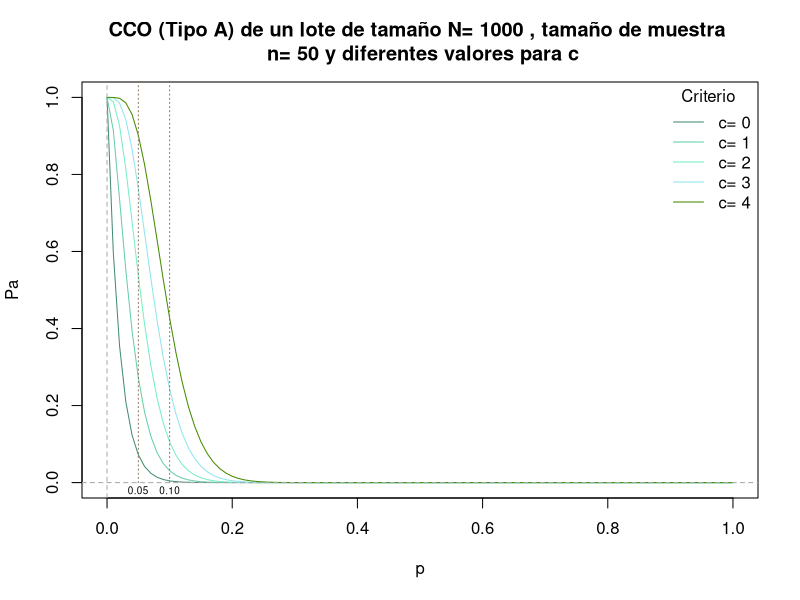
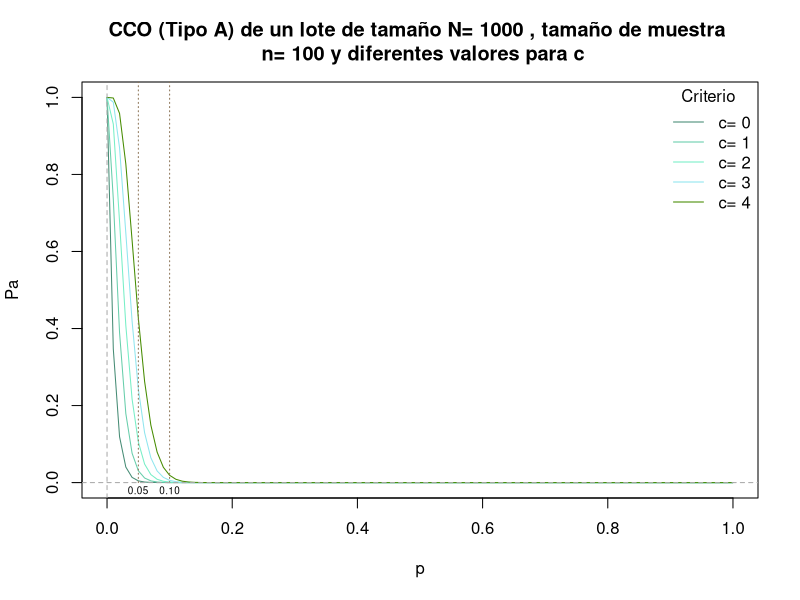
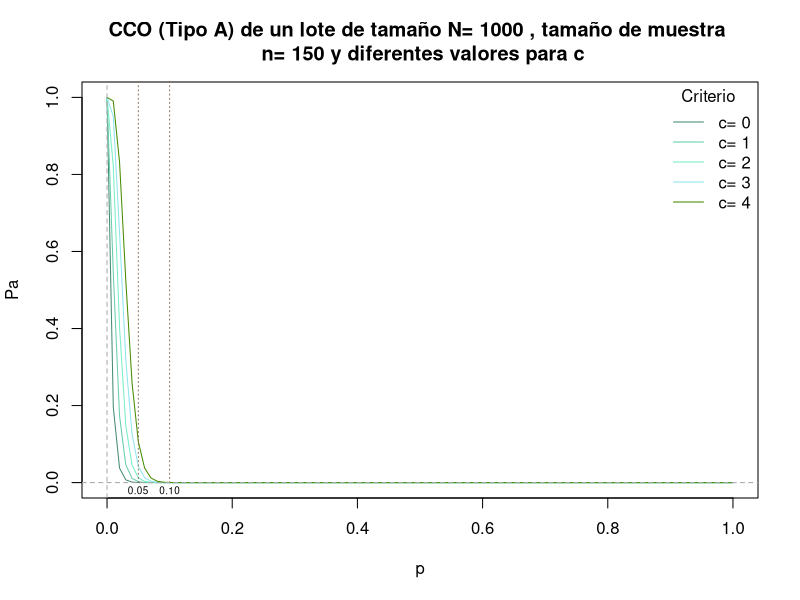
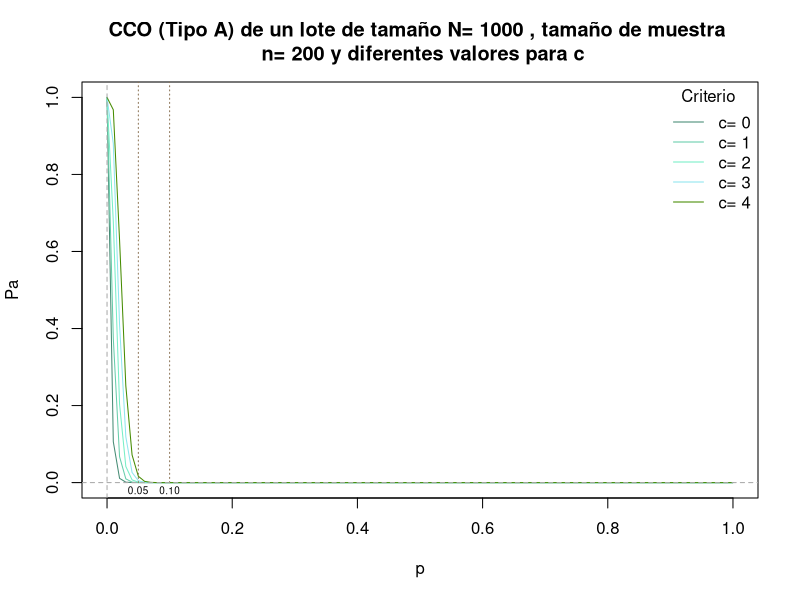
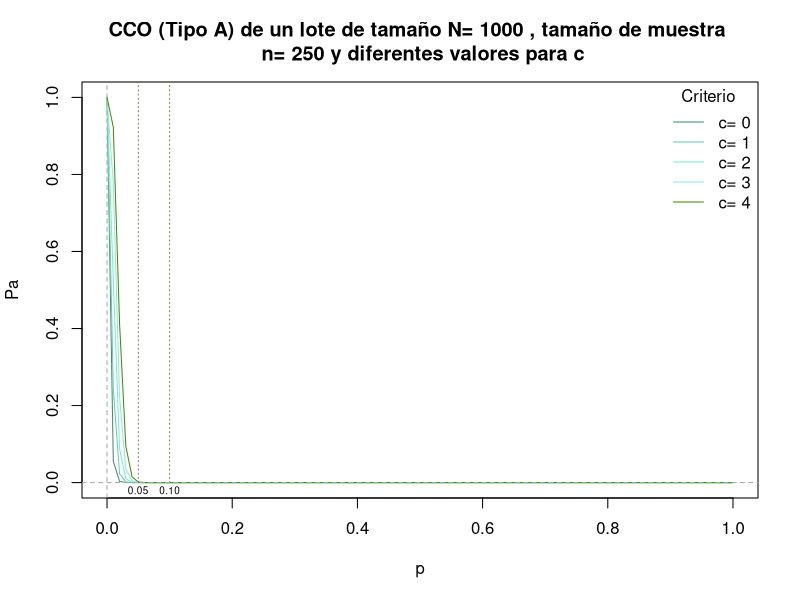
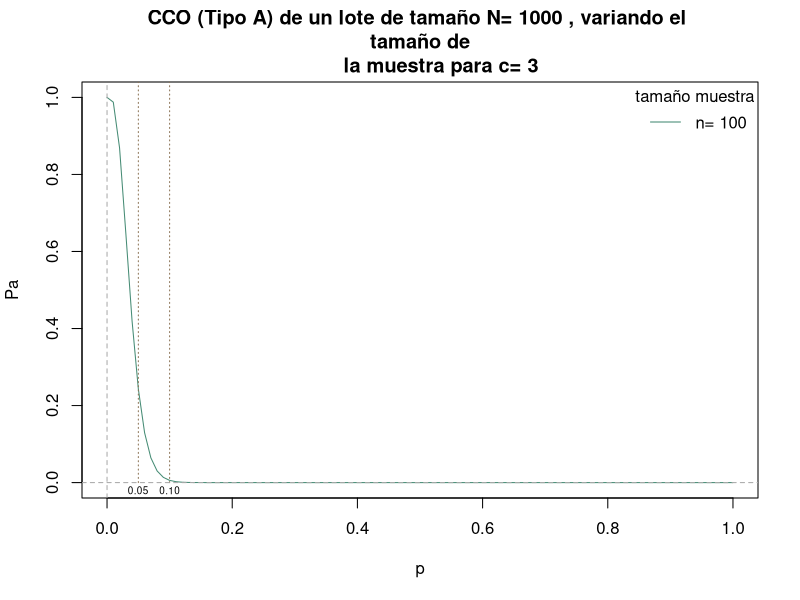
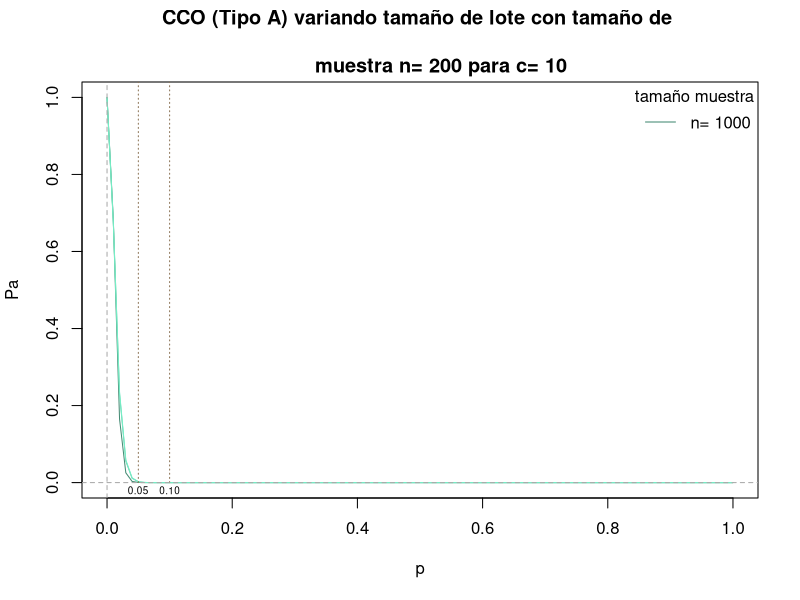

Generate these figures, in order, with R:
# parámtros dados en # Facchinetti, S. 2022
N <- c(1000)
n <- c(50, 100, 150, 200, 250) 
c <- c(0, 1, 2, 3, 4)
n1 <- c(100) # n fijo
c1 <- c(3)  # c fijo
prop <- seq(0, 1, 0.01)

cols <- c("aquamarine4", "aquamarine3", "aquamarine2", "cadetblue2", "chartreuse4",
          "chartreuse3", "chartreuse2", "darkolivegreen3", "darkorange3", "dodgerblue2")

for(t_N in 1:length(N)){

for (j in 1:length(n)) {
  x11()
  plot(prop, phyper(c[1], N[t_N ]*prop, N[t_N ]*(1 - prop), n[j]),
       main = paste("CCO (Tipo A) de un lote de tamaño N=", N[t_N ], ", tamaño de muestra \n",
                    "n=",n[j], "y diferentes valores para c"), type = "l",
       col = cols[1], ylab = "Pa", xlab = "p")
  index <- which(c < n[j])
  c_rest <- c[index][-1]
  for (i in 1:length(c_rest)) {
    lines(prop, phyper(c_rest[i], N[t_N ]*prop,N[t_N ]*(1 - prop), n[j]), lty= 1,
          col = cols[i + 1])
  }
  legend(x = "topright", legend = paste("c=",c[index]), col = cols[index], 
         title = "Criterio", lty= 1, box.lty = 0, bg = NA)
  # abline(v=c(0.05, 0.10), lty = 3, col = c("burlywood4"))
  segments(x0= 0.05, y0= 0, x1= 0.05, y1= 1.5, lty = 3, col = c("burlywood4"))
  segments(x0= 0.10, y0= 0, x1= 0.10, y1= 1.5, lty = 3, col = c("burlywood4"))
  abline(v= 0, h= 0, lty = 2, col = c("darkgray"))
  text(x= 0.05, y= -0.02, label= "0.05", cex = 0.6)
  text(x= 0.10, y= -0.02, label= "0.10", cex = 0.6)
}

for (j in 1:length(c1)) {
  x11()
  index <- which(n1 >  c1[j])
  if(length(index) > 0){ 
  n_rest <- n1[index]
  plot(prop, phyper(c1[j], N[t_N ]*prop, N[t_N ]*(1- prop), n_rest[1]),
       main = paste("CCO (Tipo A) de un lote de tamaño N=", N[t_N ], ", variando el \n tamaño de 
       la muestra para c=", c1[j]), type = "l",
       col = cols[1], ylab = "Pa", xlab = "p")
    n_rest2 <- n_rest[-1] 
    if(length(n_rest2)>0){
    for (i in 1:length(n_rest2)) {
    lines(prop, phyper(c1[j], N[t_N ]*prop,N[t_N ]*(1 - prop), n_rest2[i]), lty= 1,
      col = cols[i + 1])
    }
    }
    legend(x = "topright", legend = paste("n=",n_rest), col = cols[1:length(n_rest)],
           title = "tamaño muestra", lty= 1, box.lty = 0, bg = NA)
    segments(x0= 0.05, y0= 0, x1= 0.05, y1= 1.5, lty = 3, col = c("burlywood4"))
    segments(x0= 0.10, y0= 0, x1= 0.10, y1= 1.5, lty = 3, col = c("burlywood4"))
    abline(v= 0, h= 0, lty = 2, col = c("darkgray"))
    text(x= 0.05, y= -0.02, label= "0.05", cex = 0.6)
    text(x= 0.10, y= -0.02, label= "0.10", cex = 0.6)
  }
}
}

x11()
plot(prop, phyper(2, 500*prop, 500*(1- prop), 200),
     main = paste("CCO (Tipo A) variando tamaño de lote con tamaño de \n 
       muestra n=", 200,"para c=", 10), type = "l",
     col = cols[1], ylab = "Pa", xlab = "p")
lines(prop, phyper(2, 5000*prop,5000*(1 - prop), 200), lty= 1,
      col = cols[2])
lines(prop, phyper(2, 50000*prop,50000*(1 - prop), 200), lty= 1,
      col = cols[3])
legend(x = "topright", legend = paste("n=",N), col = cols[1:length(N)],
       title = "tamaño muestra", lty= 1, box.lty = 0, bg = NA)
segments(x0= 0.05, y0= 0, x1= 0.05, y1= 1.5, lty = 3, col = c("burlywood4"))
segments(x0= 0.10, y0= 0, x1= 0.10, y1= 1.5, lty = 3, col = c("burlywood4"))
abline(v= 0, h= 0, lty = 2, col = c("darkgray"))
text(x= 0.05, y= -0.02, label= "0.05", cex = 0.6)
text(x= 0.10, y= -0.02, label= "0.10", cex = 0.6)
